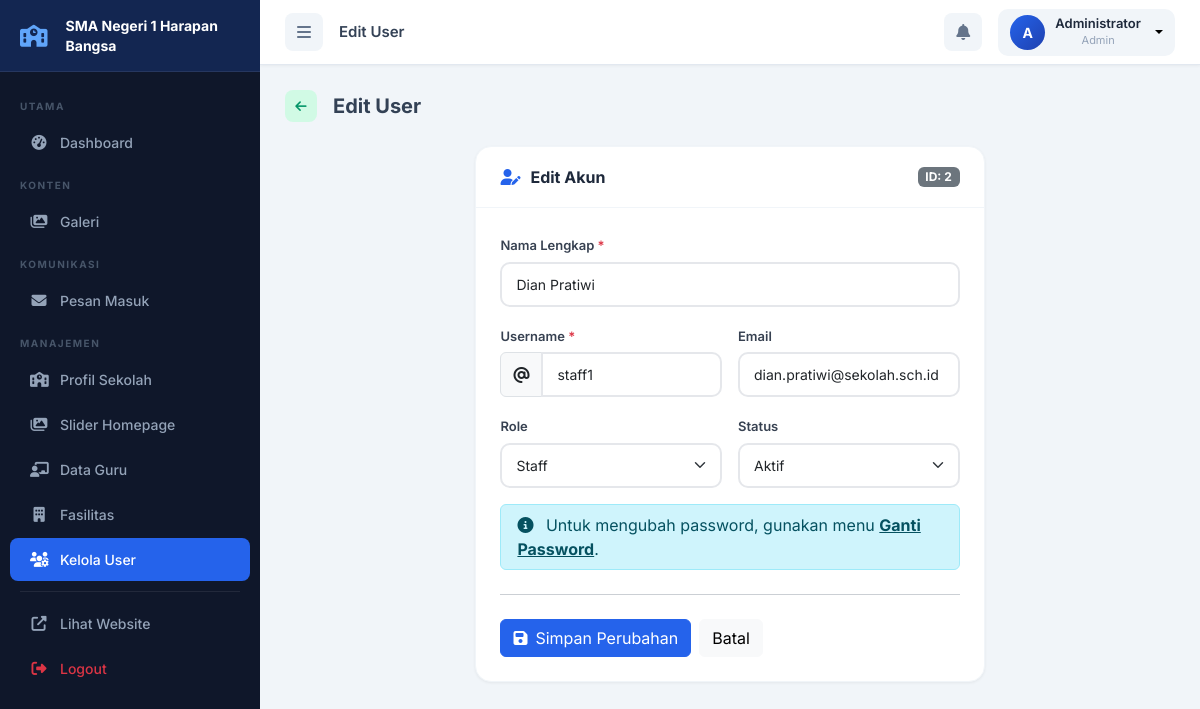
Page /admin/users/edit.php?id=2 (signed in) on the committed database.
### tables this page shows
CREATE TABLE profil_sekolah (
    id INT(11) PRIMARY KEY AUTO_INCREMENT,
    nama_sekolah VARCHAR(200) NOT NULL,
    npsn VARCHAR(20),
    sejarah TEXT,
    visi TEXT,
    misi TEXT,
    alamat_lengkap TEXT,
    telepon VARCHAR(20),
    email VARCHAR(100),
    website VARCHAR(100),
    logo VARCHAR(255) DEFAULT 'logo-sekolah.png',
    foto_gedung VARCHAR(255),
    kepala_sekolah_nama VARCHAR(100),
    kepala_sekolah_foto VARCHAR(255),
    tahun_berdiri YEAR,
    akreditasi VARCHAR(5),
    updated_at TIMESTAMP DEFAULT CURRENT_TIMESTAMP ON UPDATE CURRENT_TIMESTAMP
);

CREATE TABLE users (
    id INT(11) PRIMARY KEY AUTO_INCREMENT,
    username VARCHAR(50) UNIQUE NOT NULL,
    password VARCHAR(255) NOT NULL,
    nama_lengkap VARCHAR(100) NOT NULL,
    email VARCHAR(100) UNIQUE NOT NULL,
    role ENUM('admin', 'staff') DEFAULT 'staff',
    foto_profil VARCHAR(255) DEFAULT 'default-avatar.png',
    status ENUM('aktif', 'nonaktif') DEFAULT 'aktif',
    created_at TIMESTAMP DEFAULT CURRENT_TIMESTAMP,
    updated_at TIMESTAMP DEFAULT CURRENT_TIMESTAMP ON UPDATE CURRENT_TIMESTAMP
);

### config/database.php (called while the page is built, shortened)
<?php
$conn = mysqli_connect(DB_HOST, DB_USER, DB_PASS, DB_NAME);
mysqli_set_charset($conn, "utf8mb4");
function query($query) {
    global $conn;
    return mysqli_query($conn, $query);
}
function fetch($query) {
    $result = query($query);
    return mysqli_fetch_assoc($result);
}
function clean($string) {
    return htmlspecialchars($string, ENT_QUOTES, 'UTF-8');
}
?>

### config/config.php (called while the page is built, shortened)
<?php
require_once __DIR__ . '/database.php';
function isAdmin() {
    return isset($_SESSION['role']) && $_SESSION['role'] == 'admin';
}
?>

### admin/users/edit.php (the view, shortened to what this page needs)
<?php
$page_title  = 'Edit User';
$active_menu = 'users';
include __DIR__ . '/../includes/header.php';
$id   = (int)($_GET['id'] ?? 0);
$user = fetch("SELECT * FROM users WHERE id = $id");
?>
<div class="d-flex align-items-center gap-3 mb-4">
    <a href="<?php echo SITE_URL; ?>/admin/users/index.php" class="btn-action btn-view" title="Kembali"><i class="fas fa-arrow-left"></i></a>
    <h5 class="mb-0 fw-bold">Edit User</h5>
</div>
<div class="row justify-content-center">
    <div class="col-lg-7">
        <div class="admin-card">
            <div class="admin-card-header">
                <div class="admin-card-title"><i class="fas fa-user-edit"></i> Edit Akun</div>
                <span class="badge bg-secondary">ID: <?php echo $id; ?></span>
            </div>
            <div class="admin-card-body">
                <form method="POST">
                    <div class="mb-3">
                        <label class="form-label">Nama Lengkap <span class="text-danger">*</span></label>
                        <input type="text" name="nama_lengkap" class="form-control" value="<?php echo clean($user['nama_lengkap']); ?>" required>
                    </div>
                    <div class="row g-3">
                        <div class="col-md-6">
                            <label class="form-label">Username <span class="text-danger">*</span></label>
                            <div class="input-group">
                                <span class="input-group-text"><i class="fas fa-at"></i></span>
                                <input type="text" name="username" class="form-control" value="<?php echo clean($user['username']); ?>" required>
                            </div>
                        </div>
                        <div class="col-md-6">
                            <label class="form-label">Email</label>
                            <input type="email" name="email" class="form-control" value="<?php echo clean($user['email'] ?? ''); ?>">
                        </div>
                    </div>
                    <div class="row g-3 mt-0">
                        <div class="col-md-6">
                            <label class="form-label">Role</label>
                            <select name="role" class="form-select">
                                <option value="staff" <?php echo $user['role'] == 'staff' ? 'selected' : ''; ?>>Staff</option>
                            </select>
                        </div>
                        <div class="col-md-6">
                            <label class="form-label">Status</label>
                            <select name="status" class="form-select">
                                <option value="aktif"    <?php echo ($user['status'] ?? 'aktif') == 'aktif'    ? 'selected' : ''; ?>>Aktif</option>
                            </select>
                        </div>
                    </div>
                    <div class="alert alert-info mt-3 mb-0 py-2">
                        <i class="fas fa-info-circle me-2"></i>
                        Untuk mengubah password, gunakan menu <a href="<?php echo SITE_URL; ?>/admin/ganti-password.php" class="alert-link">Ganti Password</a>.
                    </div>
                    <hr class="my-4">
                    <div class="d-flex gap-2">
                        <button type="submit" class="btn btn-primary"><i class="fas fa-save me-2"></i>Simpan Perubahan</button>
                        <a href="<?php echo SITE_URL; ?>/admin/users/index.php" class="btn btn-light">Batal</a>
                    </div>
                </form>
            </div>
        </div>
    </div>
</div>
<?php include __DIR__ . '/../includes/footer.php'; ?>

### admin/includes/header.php (shortened to what this page needs)
<?php
require_once __DIR__ . '/../../config/config.php';
$profil = fetch("SELECT * FROM profil_sekolah LIMIT 1");
$current_user = fetch("SELECT * FROM users WHERE id = " . (int)$_SESSION['user_id']);
?>
<!DOCTYPE html>
<html lang="id">
<head>
    <link href="https://cdn.jsdelivr.net/npm/bootstrap@5.3.0/dist/css/bootstrap.min.css" rel="stylesheet">
    <link rel="stylesheet" href="https://cdnjs.cloudflare.com/ajax/libs/font-awesome/6.4.0/css/all.min.css">
    <link rel="stylesheet" href="<?php echo SITE_URL; ?>/admin/assets/admin.css">
</head>
<body>
    <div class="sidebar" id="sidebar">
        <div class="sidebar-header">
            <i class="fas fa-school me-2" style="flex-shrink:0;"></i>
            <span><?php echo clean($profil['nama_sekolah'] ?? 'Admin Panel'); ?></span>
        </div>
        <nav class="sidebar-nav">
            <div class="nav-label">Utama</div>
            <a href="<?php echo SITE_URL; ?>/admin/index.php" class="nav-item <?php echo ($active_menu ?? '') == 'dashboard' ? 'active' : ''; ?>">
                <i class="fas fa-tachometer-alt"></i><span>Dashboard</span>
            </a>
            <div class="nav-label">Konten</div>
            <a href="<?php echo SITE_URL; ?>/admin/galeri/index.php" class="nav-item <?php echo ($active_menu ?? '') == 'galeri' ? 'active' : ''; ?>">
                <i class="fas fa-images"></i><span>Galeri</span>
            </a>
            <div class="nav-label">Komunikasi</div>
            <a href="<?php echo SITE_URL; ?>/admin/kontak/index.php" class="nav-item <?php echo ($active_menu ?? '') == 'kontak' ? 'active' : ''; ?>">
                <i class="fas fa-envelope"></i><span>Pesan Masuk</span>
            </a>
            <?php if (isAdmin()): ?>
            <div class="nav-label">Manajemen</div>
            <a href="<?php echo SITE_URL; ?>/admin/profil/index.php" class="nav-item <?php echo ($active_menu ?? '') == 'profil' ? 'active' : ''; ?>">
                <i class="fas fa-school"></i><span>Profil Sekolah</span>
            </a>
            <a href="<?php echo SITE_URL; ?>/admin/slider/index.php" class="nav-item <?php echo ($active_menu ?? '') == 'slider' ? 'active' : ''; ?>">
                <i class="fas fa-images"></i><span>Slider Homepage</span>
            </a>
            <a href="<?php echo SITE_URL; ?>/admin/guru/index.php" class="nav-item <?php echo ($active_menu ?? '') == 'guru' ? 'active' : ''; ?>">
                <i class="fas fa-chalkboard-teacher"></i><span>Data Guru</span>
            </a>
            <a href="<?php echo SITE_URL; ?>/admin/fasilitas/index.php" class="nav-item <?php echo ($active_menu ?? '') == 'fasilitas' ? 'active' : ''; ?>">
                <i class="fas fa-building"></i><span>Fasilitas</span>
            </a>
            <a href="<?php echo SITE_URL; ?>/admin/users/index.php" class="nav-item <?php echo ($active_menu ?? '') == 'users' ? 'active' : ''; ?>">
                <i class="fas fa-users-cog"></i><span>Kelola User</span>
            </a>
            <?php endif; ?>
            <div class="nav-divider"></div>
            <a href="<?php echo SITE_URL; ?>" target="_blank" class="nav-item">
                <i class="fas fa-external-link-alt"></i><span>Lihat Website</span>
            </a>
            <a href="<?php echo SITE_URL; ?>/admin/logout.php" class="nav-item text-danger btn-logout-confirm">
                <i class="fas fa-sign-out-alt"></i><span>Logout</span>
            </a>
        </nav>
    </div>
    <div class="main-content" id="mainContent">
        <nav class="top-navbar">
            <div class="d-flex align-items-center gap-3">
                <button class="btn-sidebar-toggle" id="sidebarToggle">
                    <i class="fas fa-bars"></i>
                </button>
                <div class="breadcrumb-nav">
                    <?php echo isset($page_title) ? clean($page_title) : 'Dashboard'; ?>
                </div>
            </div>
            <div class="d-flex align-items-center gap-3">
                <a href="<?php echo SITE_URL; ?>/admin/kontak/index.php" class="top-nav-icon position-relative">
                    <i class="fas fa-bell"></i>
                </a>
                <div class="dropdown">
                    <button class="user-btn dropdown-toggle" data-bs-toggle="dropdown">
                        <div class="user-avatar">
                            <?php echo strtoupper(substr($current_user['nama_lengkap'] ?? 'A', 0, 1)); ?>
                        </div>
                        <div class="user-info d-none d-md-block">
                            <div class="user-name"><?php echo clean($current_user['nama_lengkap'] ?? ''); ?></div>
                            <div class="user-role"><?php echo ucfirst($current_user['role'] ?? ''); ?></div>
                        </div>
                    </button>
                </div>
            </div>
        </nav>
        <div class="page-content">

### admin/assets/admin.css (style rules this page uses)
:root { --sidebar-width: 260px; --sidebar-bg: #0f172a; --sidebar-hover: #1e293b; --sidebar-active: #2563eb; --navbar-height: 65px; --primary: #2563eb; --success: #10b981; --warning: #f59e0b; --danger: #ef4444; --info: #3b82f6; }
* { box-sizing: border-box; margin: 0; padding: 0; }
body { font-family: 'Inter', sans-serif; background: #f1f5f9; color: #334155; min-height: 100vh; display: flex; }
.sidebar { width: var(--sidebar-width); height: 100vh; background: var(--sidebar-bg); position: fixed; top: 0; left: 0; z-index: 1000; display: flex; flex-direction: column; transition: transform 0.3s ease; overflow: hidden; }
.sidebar-header { padding: 16px 20px; display: flex; align-items: center; gap: 10px; color: white; font-weight: 700; font-size: 14px; line-height: 1.4; border-bottom: 1px solid rgba(255,255,255,0.08); min-height: var(--navbar-height); background: rgba(37,99,235,0.2); flex-shrink: 0; word-break: break-word; }
.sidebar-header i { color: #60a5fa; font-size: 22px; }
.sidebar-nav { padding: 15px 0 30px; flex: 1; overflow-y: auto; overflow-x: hidden; scrollbar-width: thin; scrollbar-color: rgba(255,255,255,0.15) transparent; }
.nav-label { padding: 12px 20px 5px; font-size: 10px; font-weight: 700; letter-spacing: 1.5px; text-transform: uppercase; color: #475569; }
.nav-item { display: flex; align-items: center; gap: 12px; padding: 11px 20px; color: #94a3b8; text-decoration: none; font-size: 14px; font-weight: 500; transition: all 0.2s ease; position: relative; margin: 2px 10px; border-radius: 8px; }
.nav-item i { width: 18px; text-align: center; font-size: 15px; flex-shrink: 0; }
.nav-item.active { background: var(--primary); color: white; }
.nav-item.active i { color: white; }
.nav-divider { height: 1px; background: rgba(255,255,255,0.08); margin: 10px 20px; }
.main-content { margin-left: var(--sidebar-width); flex: 1; min-height: 100vh; display: flex; flex-direction: column; transition: margin-left 0.3s ease; }
.top-navbar { height: var(--navbar-height); background: white; border-bottom: 1px solid #e2e8f0; display: flex; align-items: center; justify-content: space-between; padding: 0 25px; position: sticky; top: 0; z-index: 999; box-shadow: 0 1px 3px rgba(0,0,0,0.05); }
.btn-sidebar-toggle { width: 38px; height: 38px; border: none; background: #f1f5f9; border-radius: 8px; color: #64748b; font-size: 16px; cursor: pointer; transition: all 0.2s; }
.breadcrumb-nav { font-weight: 600; color: #334155; font-size: 15px; }
.top-nav-icon { width: 38px; height: 38px; display: flex; align-items: center; justify-content: center; background: #f1f5f9; border-radius: 8px; color: #64748b; text-decoration: none; transition: all 0.2s; }
.user-btn { display: flex; align-items: center; gap: 10px; background: #f1f5f9; border: none; border-radius: 10px; padding: 6px 12px; cursor: pointer; transition: all 0.2s; }
.user-avatar { width: 35px; height: 35px; background: linear-gradient(135deg, var(--primary), #1e40af); color: white; border-radius: 50%; display: flex; align-items: center; justify-content: center; font-weight: 700; font-size: 14px; }
.user-name { font-size: 13px; font-weight: 600; color: #1e293b; line-height: 1.2; }
.user-role { font-size: 11px; color: #94a3b8; }
.page-content { padding: 25px; flex: 1; }
.admin-card { background: white; border-radius: 16px; border: 1px solid #f1f5f9; box-shadow: 0 1px 3px rgba(0,0,0,0.06); overflow: hidden; }
.admin-card-header { padding: 18px 24px; border-bottom: 1px solid #f1f5f9; display: flex; align-items: center; justify-content: space-between; }
.admin-card-title { font-size: 16px; font-weight: 700; color: #1e293b; display: flex; align-items: center; gap: 10px; }
.admin-card-title i { color: var(--primary); }
.admin-card-body { padding: 24px; }
.btn-primary { background: var(--primary); border-color: var(--primary); }
.btn-action { width: 32px; height: 32px; border: none; border-radius: 8px; display: inline-flex; align-items: center; justify-content: center; font-size: 13px; cursor: pointer; transition: all 0.2s; text-decoration: none; }
.btn-view { background: #d1fae5; color: #059669; }
.form-label { font-size: 13px; font-weight: 600; color: #374151; margin-bottom: 6px; }
.form-control, .form-select { border: 2px solid #e5e7eb; border-radius: 10px; padding: 10px 14px; font-size: 14px; transition: border-color 0.3s; }

### rows in the picture
profil_sekolah: nama_sekolah "SMA Negeri 1 Harapan Bangsa"
users: nama_lengkap "A", nama_lengkap "Administrator", role "Admin"
users: nama_lengkap "Dian Pratiwi", username "staff1", email "dian.pratiwi@sekolah.sch.id", role "Staff", status "Aktif"

### other values in the picture
$page_title "Edit User"
$id "2"
